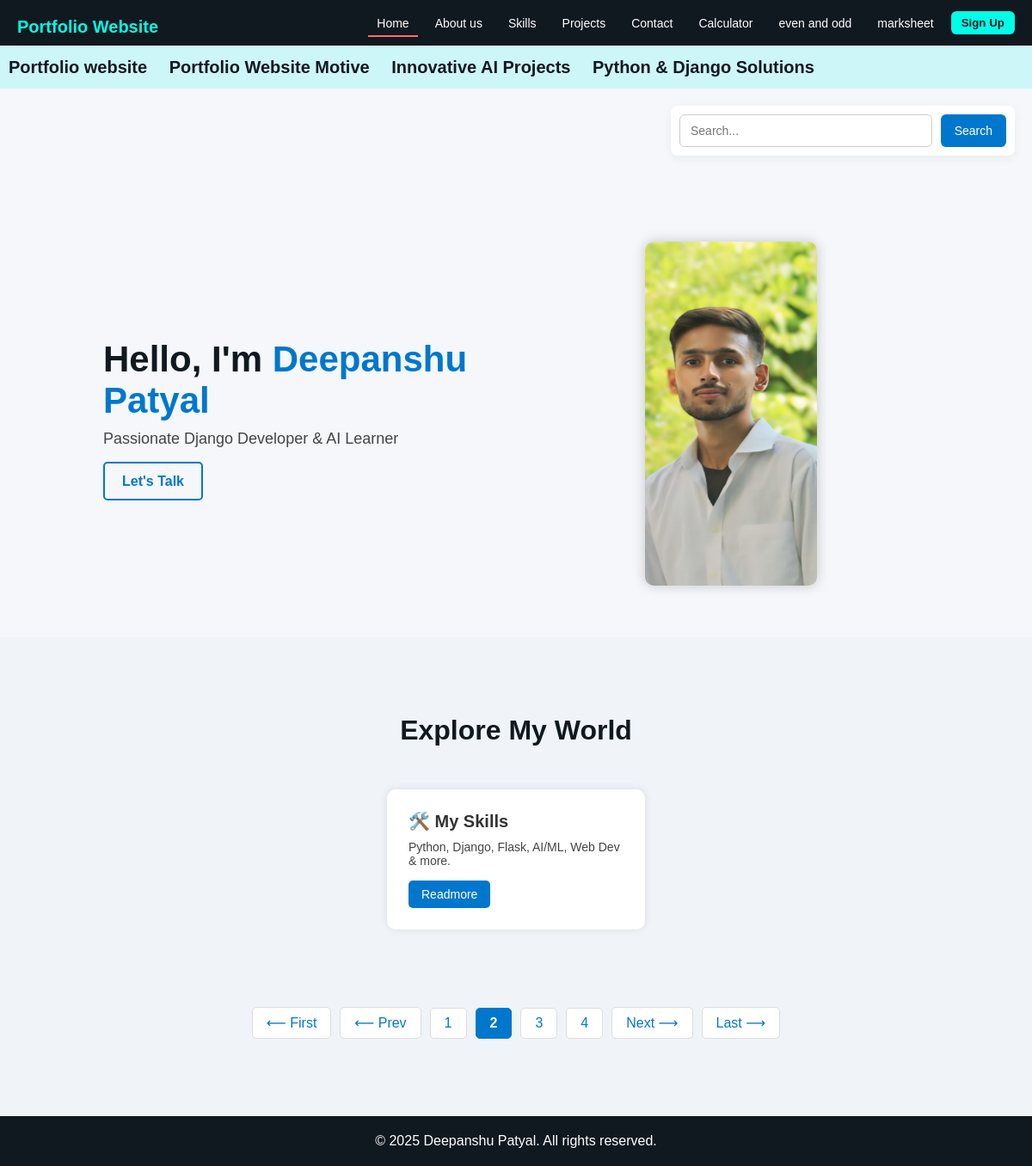
Screenshot of /?page=2 with the database file from the repository.
### portfolio/models.py (models this page shows)
class portfolio(models.Model):
    portfolio_title = models.CharField(max_length=100)
    portfolio_desc = HTMLField()
    portfolio_imag=models.FileField(upload_to="portfolio/",max_length=250,null=True,default=None)
    portfolio_slug = models.SlugField(unique=True, null=True, default=None)

### services/models.py (models this page shows)
class services(models.Model):
    services_icon=models.CharField(max_length=50)
    services_title=models.CharField(max_length=50)
    services_des=models.TextField()
    services_button_text = models.CharField(max_length=50)
    services_button_link = models.URLField(max_length=200)

### BharatBuilds/views.py (the view)
# urls.py: 2. Add a URL to urlpatterns:  path('', views.home, name='home')
def home(request):
    portfolioData=portfolio.objects.all()
    servicesData=services.objects.all().order_by('id')
    paginator=Paginator(servicesData,1)
    page_number=request.GET.get('page')
    service=paginator.get_page(page_number)
    totalpage= service.paginator.num_pages
    if request.method=="GET":
        st=request.GET.get('search')
        if st!=None:
            servicesData=services.objects.filter(services_title__icontains=st)
    data={
        'servicesData':service,
        'portfolioData':portfolioData,
        'lastpage': totalpage,
        'totalpagelist':[n+1 for n in range(totalpage)]
    }
    return render(request,"index.html",data)

### templates/index.html (shortened to what this page needs)
{% extends 'base.html' %}
{% block content %}
{% load static %}
<section class="marq" style="  background-color: rgba(11, 252, 248, 0.15); /* This is already yours */
  padding: 15px 10px;
  width: 100%;
  font-size: 20px;
  font-weight: 700;
  border-bottom: none;
  line-height: 1;">
  <marquee onmouseover="stop()" onmouseout="start()"style=" margin: 0;
  padding: 0px;
  border: none;
  background: transparent;
  line-height: 1;
  display: block;">
    {% for portfolio in portfolioData %}
      <a href="/portfoliodetails/{{portfolio.portfolio_slug}}">{{ portfolio.portfolio_title }}</a>
    {% endfor %}
  </marquee>
</section>
<section class="search-bar" >
  <form method="get" class="seo" >
    <input type="text" name="search" placeholder="Search..." />
    <button type="submit" >Search</button>
  </form>
</section>
<section class="home" style="padding: 60px 10%;
  background-color: #f5f7fa;
  width: 100%;
  display: flex;
  justify-content: center;">
  <div class="hero" style="display: flex;
  justify-content: space-between;
  align-items: center;
  flex-wrap: wrap;
  gap: 40px;
  max-width: 1200px;
  width: 100%;">
    <div class="hero-text">
      <h1>Hello, I'm <span>Deepanshu Patyal</span></h1>
      <p>Passionate Django Developer & AI Learner</p>
      <div class="hero-buttons">
        <a href="/contact" class="btn-secondary">Let's Talk</a>
      </div>
    </div>
    <div class="hero-img" >
      <img src="{% static 'deepanshu.jpg' %}" alt="Deepanshu Patyal" style="flex: 1;
  min-width: 80px;
  max-width: 200px;
  height:400px;
  display: flex;
  justify-content: center;"/>
    </div>
  </div>
</section>
<section class="home-highlights" id="cards">
  <h2>Explore My World</h2>
  <div class="highlight-cards">
    {% for n in servicesData %}
      <div class="card">
        <h3>{{n.services_icon}} {{n.services_title}}</h3>
        <p>{{n.services_des | capfirst}}</p>
        <a href="{{ n.services_button_link }}" class="card-btn">
          {{ n.services_button_text }}
        </a>
      </div>
    {% empty %}
      <h1 style="background: skyblue">NO Data Found</h1>
    {% endfor %}
  </div>
</section>
<div class="pages" style="margin-top: 20px; text-align: center;">
  {% if servicesData.number != 1 %}
  <a href="?page=1" class="scroll-to-cards">⟵ First</a>
{% endif %}
  {% if servicesData.has_previous %}
    <a href="?page={{ servicesData.previous_page_number }}" class="scroll-to-cards">⟵ Prev</a>
  {% endif %}
 {% for n in totalpagelist %}
  <a class="page-link {% if servicesData.number == n %}active-page{% endif %}" href="?page={{n}}">{{n}}</a>
{% endfor %}
  {% if servicesData.has_next %}
    <a href="?page={{ servicesData.next_page_number }}" class="scroll-to-cards">Next ⟶</a>
  {% endif %}
  {% if servicesData.number != servicesData.paginator.num_pages %}
  <a href="?page={{ lastpage }}" class="scroll-to-cards">Last ⟶</a>
{% endif %}
</div>
{% endblock %}

### static/index.css (style rules this page uses)
* { box-sizing: border-box; }
body, html { overflow-x: hidden; max-width: 100vw; }
.marq { background-color: rgba(252, 224, 11, 0.15); padding: 8px 10px; width: 100%; font-size: 16px; font-weight: 500; }
.marq a { color: #101820; text-decoration: none; margin-right: 20px; }
.home { padding: 60px 10%; background-color: #f5f7fa; }
.hero { display: flex; justify-content: space-between; align-items: center; flex-wrap: wrap; gap: 40px; }
.hero-text { flex: 1; min-width: 280px; }
.hero-text h1 { font-size: 42px; margin-bottom: 10px; color: #101820; }
.hero-text h1 span { color: #0077cc; }
.hero-text p { font-size: 18px; color: #444; margin-bottom: 30px; }
.hero-buttons a { text-decoration: none; padding: 12px 20px; margin-right: 10px; border-radius: 5px; font-weight: bold; transition: 0.3s; }
.btn-secondary { background-color: transparent; color: #0077cc; border: 2px solid #0077cc; }
.hero-img { flex: 1; min-width: 280px; max-width: 500px; display: flex; justify-content: center; }
.hero-img img { width: 100%; height: auto; border-radius: 10px; box-shadow: 0 0 15px rgba(0, 0, 0, 0.2); }
.home-highlights { padding: 50px 10%; text-align: center; margin-top: 40px; }
.home-highlights h2 { font-size: 32px; margin-bottom: 40px; color: #101820; }
.highlight-cards { display: flex; flex-wrap: wrap; justify-content: center; gap: 30px; }
.card { background: #fff; padding: 25px; border-radius: 10px; width: 100%; max-width: 300px; box-shadow: 0 0 10px rgba(0, 0, 0, 0.1); text-align: left; }
.card h3 { font-size: 20px; margin-bottom: 10px; }
.card p { font-size: 14px; margin-bottom: 15px; color: #444; }
.card-btn { display: inline-block; padding: 8px 15px; background-color: #0077cc; color: white; text-decoration: none; border-radius: 5px; font-size: 14px; }
.pages { display: flex; flex-wrap: wrap; justify-content: center; align-items: center; gap: 10px; padding: 20px 0; margin-top: 20px; }
.pages a { color: #0077cc; background-color: #fff; border: 1px solid #ddd; padding: 8px 16px; text-decoration: none; border-radius: 5px; font-weight: 500; transition: all 0.3s ease; }
.pages .page-link { min-width: 36px; text-align: center; }
.pages .active-page { background-color: #0077cc; color: #fff; border-color: #0077cc; font-weight: bold; }
.search-bar { display: flex; justify-content: flex-end; padding: 10px 20px; background-color: #f5f7fa; }
.seo { display: flex; gap: 8px; width: 280px; background-color: white; padding: 5px; border-radius: 6px; box-shadow: 0 2px 5px rgba(0, 0, 0, 0.05); }
.seo input[type="text"] { flex: 1; padding: 8px; font-size: 14px; border: 1px solid #ccc; border-radius: 4px; }
.seo button { padding: 8px 14px; font-size: 14px; background-color: #0077cc; color: white; border: none; border-radius: 4px; cursor: pointer; transition: background 0.3s ease; }

### static/style1.css (style rules this page uses)
* { margin: 0; padding: 0; box-sizing: border-box; }
div { margin-top: 10px; }

### static/style3.css (style rules this page uses)
html, body { height: 100%; margin: 0; padding: 0; display: flex; flex-direction: column; }

### static/responsive.css (style rules this page uses)
* { margin: 0; padding: 0; box-sizing: border-box; }
body, html { width: 100%; overflow-x: hidden; font-family: 'Poppins', sans-serif; }

### templates/index.html (style rules this page uses)
.search-bar { display: flex; justify-content: right; align-items: center; padding: 20px ; background-color: #f5f7fa; }
.seo { display: flex; gap: 10px; width: 100%; max-width: 400px; background-color: white; padding: 10px; border-radius: 8px; box-shadow: 0 4px 12px rgba(0, 0, 0, 0.05); }
.seo input[type="text"] { flex: 1; padding: 10px 12px; font-size: 14px; border: 1px solid #ccc; border-radius: 6px; outline: none; transition: border-color 0.3s ease; }
.seo button { padding: 10px 16px; font-size: 14px; background-color: #0077cc; color: white; border: none; border-radius: 6px; cursor: pointer; transition: background-color 0.3s ease; }

### rows the page displays
portfolio: portfolio_title "Portfolio website"
portfolio: portfolio_title "Portfolio Website Motive"
portfolio: portfolio_title "Innovative AI Projects"
portfolio: portfolio_title "Python & Django Solutions"
services: services_icon "🛠️", services_title "My Skills", services_des "Python, Django, Flask, AI/ML, Web Dev & more.", services_button_text "Readmore"

### other values shown
{{ n }} "1" "2" "3" "4"
